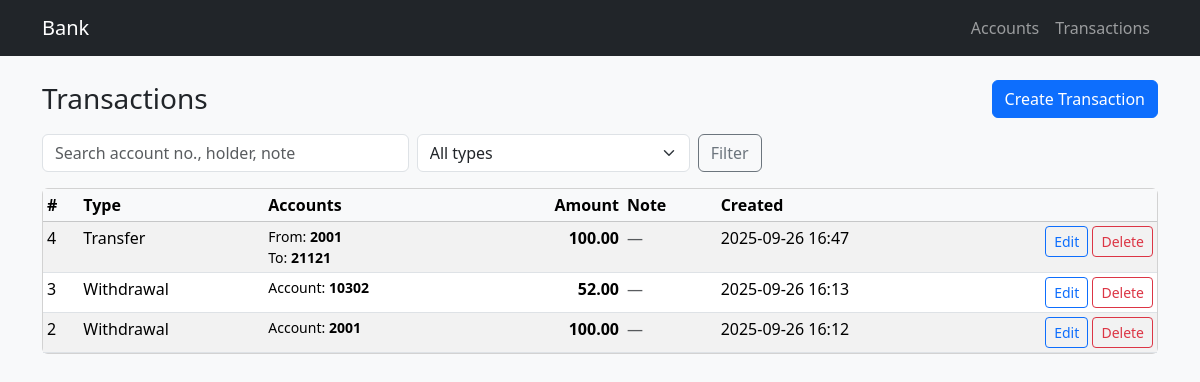
The app's page /BS/transactions/ with its own data.
### BankSystem/models.py (models this page shows, shortened)
class Transaction(models.Model):
    TXN_TYPES = [
        ("DEPOSIT", "Deposit"),
        ("WITHDRAWAL", "Withdrawal"),
        ("TRANSFER", "Transfer"),
    ]
    txn_type = models.CharField(max_length=10, choices=TXN_TYPES)
    account = models.ForeignKey(Account, on_delete=models.PROTECT, related_name="transactions", null=True, blank=True)
    from_account = models.ForeignKey(Account, on_delete=models.PROTECT, related_name="outgoing_transfers", null=True, blank=True)
    to_account = models.ForeignKey(Account, on_delete=models.PROTECT, related_name="incoming_transfers", null=True, blank=True)
    amount = models.DecimalField(max_digits=14, decimal_places=2)
    note = models.CharField(max_length=255, blank=True)
    created_at = models.DateTimeField(default=timezone.now)
    updated_at = models.DateTimeField(auto_now=True)
    class Meta:
        ordering = ["-created_at"]

class Account(models.Model):
    ACCOUNT_TYPES = [
        ("SAVINGS", "Savings"),
        ("CURRENT", "Current"),
    ]
    account_number = models.CharField(max_length=30, unique=True)
    holder_name = models.CharField(max_length=120)
    account_type = models.CharField(max_length=10, choices=ACCOUNT_TYPES, default="SAVINGS")
    balance = models.DecimalField(max_digits=14, decimal_places=2, default=Decimal("0.00"))
    is_active = models.BooleanField(default=True)
    created_at = models.DateTimeField(default=timezone.now)
    updated_at = models.DateTimeField(auto_now=True)
    class Meta:
        ordering = ["account_number"]

### BankSystem/views.py (the view, shortened to what this page needs)
# urls.py: path("transactions/", views.transaction_list, name="transaction_list"),
def transaction_list(request):
    search = request.GET.get("search", "").strip()
    ttype = request.GET.get("type", "").strip()
    qs = Transaction.objects.select_related("account", "from_account", "to_account").all()
    if ttype:
        qs = qs.filter(txn_type=ttype)
    return render(request, "BankSystem/transaction_list.html", {
        "transactions": qs,
        "search": search,
        "ttype": ttype,
    })

### templates/BankSystem/transaction_list.html (shortened to what this page needs)
{% extends "BankSystem/_base.html" %}
{% block content %}
<div class="d-flex justify-content-between align-items-center mb-3">
  <h3 class="mb-0">Transactions</h3>
  <a class="btn btn-primary" href="{% url 'banksystem:transaction_create' %}">Create Transaction</a>
</div>
<form method="get" class="row g-2 mb-3">
  <div class="col-sm-4">
    <input class="form-control" type="search" name="search" value="{{ search }}" placeholder="Search account no., holder, note">
  </div>
  <div class="col-sm-3">
    <select class="form-select" name="type">
      <option value="">All types</option>
    </select>
  </div>
  <div class="col-auto">
    <button class="btn btn-outline-secondary">Filter</button>
  </div>
</form>
<div class="card">
  <div class="table-responsive">
    <table class="table table-sm table-striped mb-0">
      <thead class="table-light">
        <tr>
          <th>#</th>
          <th>Type</th>
          <th>Accounts</th>
          <th class="text-end">Amount</th>
          <th>Note</th>
          <th>Created</th>
          <th style="width:170px"></th>
        </tr>
      </thead>
      <tbody>
        {% for t in transactions %}
        <tr>
          <td>{{ t.pk }}</td>
          <td>{{ t.get_txn_type_display }}</td>
          <td>
            {% if t.txn_type == 'TRANSFER' %}
              <div class="small">From: <strong>{{ t.from_account.account_number }}</strong></div>
              <div class="small">To: <strong>{{ t.to_account.account_number }}</strong></div>
            {% else %}
              <div class="small">Account: <strong>{{ t.account.account_number }}</strong></div>
            {% endif %}
          </td>
          <td class="text-end"><strong>{{ t.amount }}</strong></td>
          <td class="text-muted">{{ t.note|default:"—" }}</td>
          <td>{{ t.created_at|date:"Y-m-d H:i" }}</td>
          <td class="text-end">
            <a class="btn btn-sm btn-outline-primary" href="{% url 'banksystem:transaction_update' t.pk %}">Edit</a>
            <a class="btn btn-sm btn-outline-danger" href="{% url 'banksystem:transaction_delete' t.pk %}">Delete</a>
          </td>
        </tr>
        {% empty %}
        <tr><td colspan="7" class="text-center text-muted py-4">No transactions found.</td></tr>
        {% endfor %}
      </tbody>
    </table>
  </div>
</div>
{% endblock %}

### templates/BankSystem/_base.html (shortened to what this page needs)
<!doctype html>
<html lang="en">
<head>
  <link href="https://cdn.jsdelivr.net/npm/bootstrap@5.3.2/dist/css/bootstrap.min.css" rel="stylesheet"/>
</head>
<body class="bg-light">
<nav class="navbar navbar-expand-lg navbar-dark bg-dark">
  <div class="container">
    <a class="navbar-brand" href="/">Bank</a>
    <div class="navbar-nav">
      <a class="nav-link" href="{% url 'banksystem:account_list' %}">Accounts</a>
      <a class="nav-link" href="{% url 'banksystem:transaction_list' %}">Transactions</a>
    </div>
  </div>
</nav>
<main class="container py-4">
  {% block content %}{% endblock %}
</main>
</body>
</html>

### records on screen
Transaction: pk "4", txn_type "Transfer", from_account.account_number "2001", to_account.account_number "21121", amount "100.00", note "—", created_at "2025-09-26 16:47"
Transaction: pk "3", txn_type "Withdrawal", account.account_number "10302", amount "52.00", note "—", created_at "2025-09-26 16:13"
Transaction: pk "2", txn_type "Withdrawal", account.account_number "2001", amount "100.00", note "—", created_at "2025-09-26 16:12"
